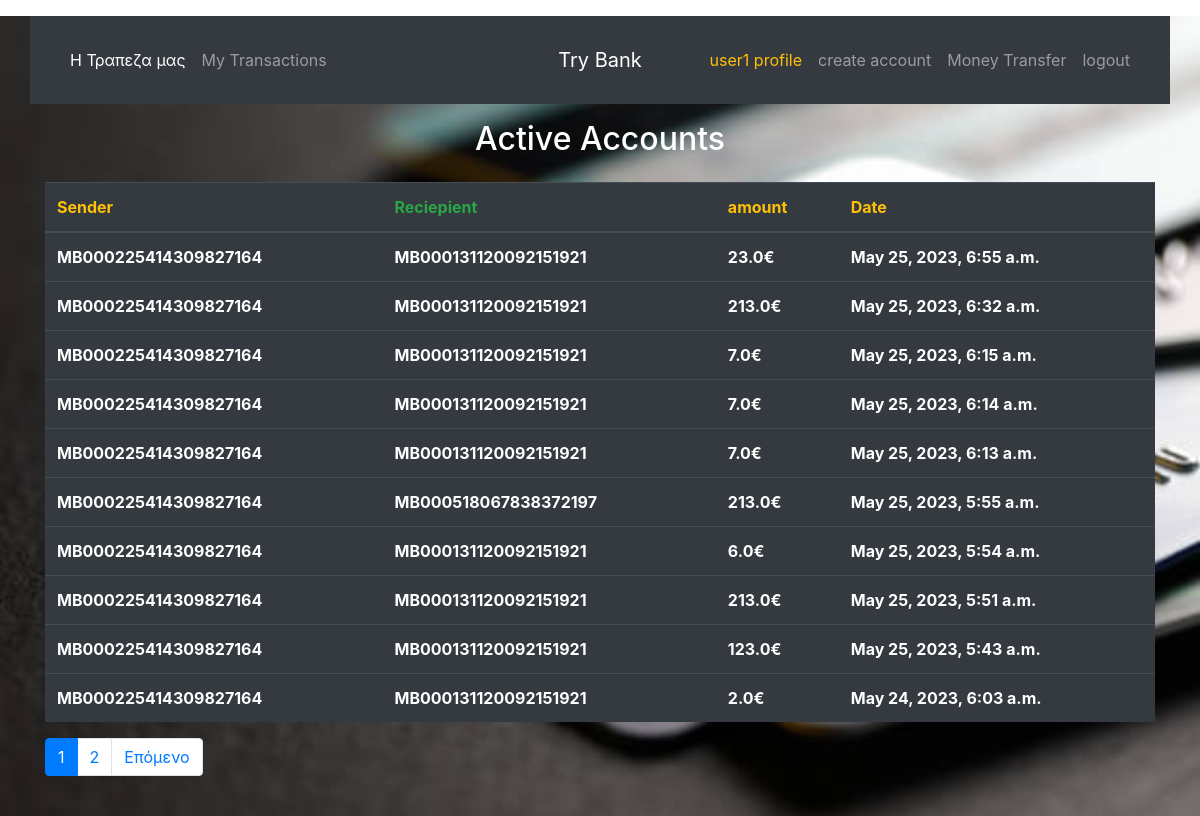
/my_transactions/ (signed in), run on the app's committed database.
### customers/models.py (models this page shows, shortened)
class Transactions(models.Model):
    sender_acc = models.ForeignKey(Accounts,on_delete=models.CASCADE, related_name='sender_acc')
    recipient_acc = models.ForeignKey(Accounts, on_delete=models.CASCADE, related_name='recipient_acc')
    amount = models.FloatField()
    date = models.DateTimeField(auto_now_add=True,null=True, blank=True)

class Accounts(models.Model):
    owner = models.ForeignKey(User, on_delete = models.CASCADE)
    acc_number = models.CharField(primary_key=True, max_length=20)
    balance = models.FloatField(default= 0)

### customers/views.py (the view)
# urls.py: path('my_transactions/',views.my_transactions, name= 'my_transactions'),
@login_required()
def my_transactions(request):
    user = request.user
    sender = Accounts.objects.filter(owner= user).all()
    saw_me = Transactions.objects.filter((Q(sender_acc__in=sender) | Q(recipient_acc__in=sender)))
    saw_me = saw_me.order_by('-date')
    paginator = Paginator(saw_me, per_page=10)
    page_number = request.GET.get('page', 1)
    pagin = paginator.get_page(page_number)
    context = {
        'pagin' : pagin,
    }
    return render(request, 'mytransactions.html', context)

### templates/mytransactions.html (shortened to what this page needs)
{% extends 'welcome_page.html' %}
{% block content %}
<div class="container">
    <div>
  <h2 class="text-center text-white">Active Accounts</h2>
    </div>
<div class="mt-4">
  <table class="table table-dark mt-4">
    <thead>
      <tr>
        <th class="text-warning">Sender</th>
        <th class="text-success">Reciepient</th>
        <th class="text-warning">amount</th>
        <th class="text-warning">Date</th>
      </tr>
    </thead>
      {% for object in pagin %}
      <tr>
          <th>{{object.sender_acc.acc_number}}</th>
          <th>{{object.recipient_acc.acc_number}}</th>
          <th>{{object.amount}}€</th>
          <th>{{object.date}}</th>
      </tr>
        {% endfor %}
      </table>
<nav aria-label="...">
  <ul class="pagination mt-3">
<li class="page-item active">
      <span class="page-link">{{pagin.number}}
      </span>
</li>
    {% if pagin.has_next%}
    <li class="page-item"><a class="page-link" href="?page={{pagin.next_page_number}}">{{pagin.next_page_number}}</a></li>
     <li class="page-item">
      <a class="page-link" href="?page={{pagin.next_page_number}}">Επόμενο</a>
       </li>
    {% endif %}
  </ul>
</nav>
</div>
</div>
{% endblock content %}

### templates/welcome_page.html (shortened to what this page needs)
<!DOCTYPE html>
{% load static %}
<html lang="en">
<head>
  <link rel="stylesheet" href="https://cdnjs.cloudflare.com/ajax/libs/font-awesome/4.7.0/css/font-awesome.min.css">
  <link rel="stylesheet" href="https://cdn.jsdelivr.net/npm/bootstrap@4.6.2/dist/css/bootstrap.min.css">
<body>
<div class="bg">
<div class="container p-3 my-3 bg-dark text-white">
  <nav class="navbar navbar-expand-md navbar-dark bg-dark">
    <div class="navbar-collapse collapse w-100 order-1 order-md-0 dual-collapse2">
        <ul class="navbar-nav mr-auto">
            <li class="nav-item active">
                <a class="nav-link" href="{% url 'our_bank' %}">Η Τραπεζα μας</a>
            </li>
            {% if user.is_authenticated %}
            <li class="nav-item">
                <a class="nav-link" href="{% url 'my_transactions' %}">My Transactions</a>
            </li>
        </ul>
        {% endif %}
    </div>
    <div class="mx-auto order-0">
        <a class="navbar-brand mx-auto" href="{% url 'welcome_page' %}">Try Bank</a>
    </div>
    {% if user.is_authenticated %}
    <div class="navbar-collapse collapse w-100 order-3 dual-collapse2">
        <ul class="navbar-nav ml-auto">
            <li class="nav-item">
                <a class="nav-link text-warning" href="{% url 'user_profile' %}">{{user.username}} profile</a>
            </li>
            <li class="nav-item">
                <a class="nav-link " href="{% url 'create_account' %}">create account</a>
            </li>
            <li class="nav-item">
                <a class="nav-link " href="{% url 'transfer3' %}">Money Transfer</a>
            </li>
           <li class="nav-item">
                <a class="nav-link" href="{% url 'logout_user' %}">logout</a>
           </li>
        </ul>
    </div>
      {% endif %}
</nav>
  </div>
{% block content%} {% endblock content%}
  </div>
</body>
</html>

### data on the page
Transactions: sender_acc.acc_number "MB000225414309827164", recipient_acc.acc_number "MB000131120092151921", amount "23.0", date "May 25, 2023, 6:55 a.m."
Transactions: sender_acc.acc_number "MB000225414309827164", recipient_acc.acc_number "MB000131120092151921", amount "213.0", date "May 25, 2023, 6:32 a.m."
Transactions: sender_acc.acc_number "MB000225414309827164", recipient_acc.acc_number "MB000131120092151921", amount "7.0", date "May 25, 2023, 6:15 a.m."
Transactions: sender_acc.acc_number "MB000225414309827164", recipient_acc.acc_number "MB000131120092151921", amount "7.0", date "May 25, 2023, 6:14 a.m."
Transactions: sender_acc.acc_number "MB000225414309827164", recipient_acc.acc_number "MB000131120092151921", amount "7.0", date "May 25, 2023, 6:13 a.m."
Transactions: sender_acc.acc_number "MB000225414309827164", recipient_acc.acc_number "MB000518067838372197", amount "213.0", date "May 25, 2023, 5:55 a.m."
Transactions: sender_acc.acc_number "MB000225414309827164", recipient_acc.acc_number "MB000131120092151921", amount "6.0", date "May 25, 2023, 5:54 a.m."
Transactions: sender_acc.acc_number "MB000225414309827164", recipient_acc.acc_number "MB000131120092151921", amount "213.0", date "May 25, 2023, 5:51 a.m."
Transactions: sender_acc.acc_number "MB000225414309827164", recipient_acc.acc_number "MB000131120092151921", amount "123.0", date "May 25, 2023, 5:43 a.m."
Transactions: sender_acc.acc_number "MB000225414309827164", recipient_acc.acc_number "MB000131120092151921", amount "2.0", date "May 24, 2023, 6:03 a.m."

### other printed values
{{ user.username }} "user1"
{{ pagin.number }} "1"
{{ pagin.next_page_number }} "2"
